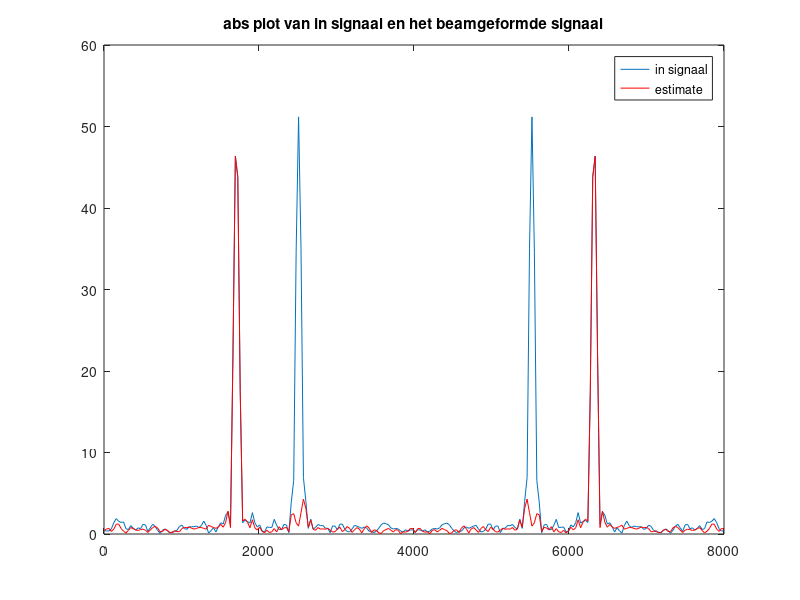
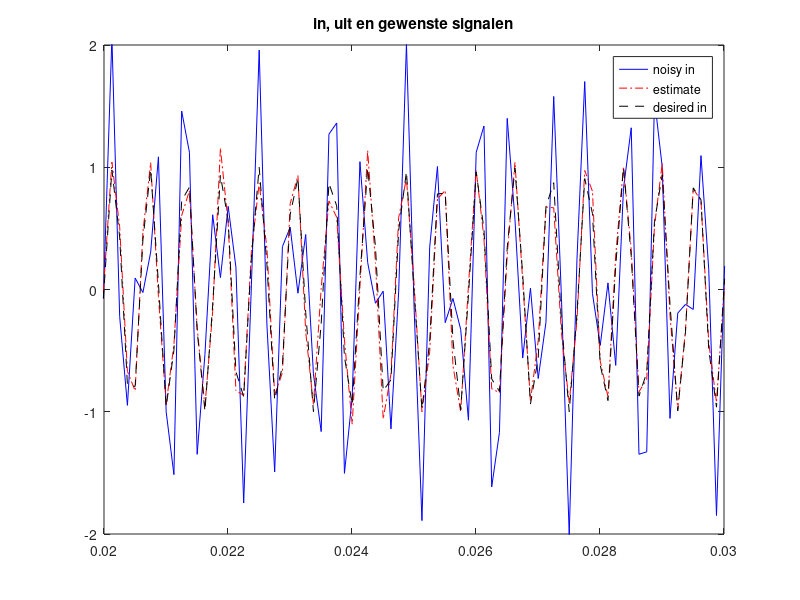
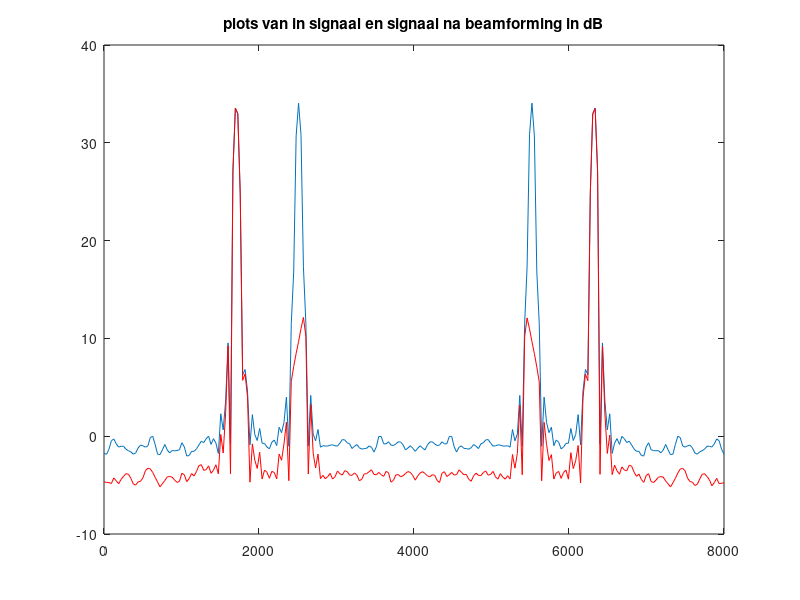

Write the MATLAB code that produced these figures, in order. (Note: this script raises an error after producing the figures.)
close all;
clear all;
clc;
%% INITIALIZE

d = 0.12;                    %afstand tussen de micofoons
N = 2;                      %hoeveelheid microfoons
c = 343;                    %geluidssnelheid
freq = 1700;                %frequency of interest
theta1 = 3*pi/8;          %pi/2;%hoek in radialen
theta2 = pi/2;
fs = 8000;                  % 8000 samples/ s
time_frame = 0.02;          % 20 ms
sptf = fs * time_frame;     % samples per time frame; 160 samples per 20 ms
L = 2^(ceil(log2(sptf)));
noise =0.1;
totaaltijd = 1;

%[bal, sf] = wavread('bal_m.wav');
bal=randn(8000,1);
bal = 10 * bal;
%kerk = 10*wavread('kerk_m.wav');
kerk=randn(8000,1);
%% SIGNAL
tt = linspace(0,totaaltijd, fs * totaaltijd).';
tau1 = d / c * sin(theta1);
tau2 = d / c * sin(theta2);

noise1 = noise*randn(fs*totaaltijd,1);
noise2 = noise*randn(fs*totaaltijd,1);

noise1 = sin(2*pi*2500*tt)+noise1; % noise1 - 0.5*noise; %sin(2*pi*1500*t);%  %%%%%%%%%%%%%%ruisbron
noise2 = sin(2*pi*2500*(tt-tau2))+noise2; % noise2 -0.5*noise;%sin(2*pi*1500*t); %

signal1 = sin(2*pi*freq*tt) + noise1; %sin(2*pi*1500*t);%
signal2 = sin(2*pi*freq*(tt-tau1)) +noise2;%sin(2*pi*1500*t); %

noise = [noise1,noise2];
signal = [signal1,signal2];

%fft_signal = [fft(signal1,L), fft(signal2,L)];
estimate_signal = zeros(256,1);

nr_frames = floor((length(signal1) - sptf) / (sptf/2));
rec_signal = zeros(size(signal(:,1)));
%%%schatten van correlatie matrix
for J = 1 : 50 + 1
    
    win = [sqrt(hanning(sptf)), sqrt(hanning(sptf))];
    frame_noise = noise((sptf/2)*(J-1)+1:(sptf/2)*(J-1)+sptf,:).*(win);
    fft_noise = fft(frame_noise,L);
    
    fft_noise([1,L/2+1],:) = real(fft_noise([1,L/2+1],:));
    part1 = fft_noise(1:L/2+1,:);
    fft_signal = [part1;conj(flipud(part1(2:end-1,:)))];  
    
    for I =1 :L/2+1
              
        noise_cor(1,1,I,J) =   abs(part1(I,1)).^2;
        noise_cor(2,2,I,J) =   abs(part1(I,2)).^2;
        noise_cor(1,2,I,J) =   part1(I,1)*conj(part1(I,2));
        noise_cor(2,1,I,J) =   part1(I,2)*conj(part1(I,1));
    end
     
end
 noise_cor= mean(noise_cor,4);
%%%



for J = 1 : nr_frames + 1
    
    win = [sqrt(hanning(sptf)), sqrt(hanning(sptf))];
    frame_signal = signal((sptf/2)*(J-1)+1:(sptf/2)*(J-1)+sptf,:).*(win);
    fft_signal = fft(frame_signal,L);
    
    fft_signal([1,L/2+1],:) = real(fft_signal([1,L/2+1],:));
    part1 = fft_signal(1:L/2+1,:);
    fft_signal = [part1;conj(flipud(part1(2:end-1,:)))];
     fft_signal_mat(:,J)= fft_signal(:,1);
    %noise_coh_func = corrcoef(fft_signal, fft_signal');
    
    
    for I = 0 : L/2
        %% BOUWEN VAN DE NOISE COHERENCE FUNCTION
        f_center = I * fs / L;
        %     TAU = f_center*d/c;
        %     noise_coh_func = [1 sin(TAU+0.0001)/(TAU+0.0001); sin(TAU+0.0001)/(TAU+0.0001) 1];
        
        %% Berekenen van de center frequencies en de filter weights
        % De delay die gebruikt gaat worden in de weegcoefficienten voor alle
        % center frequencies
        zeta = -1i*2*pi*f_center*d*sin(theta1) / c;
        
        % The amplitude weights
        a_n = 1 / N;
        
        % Delay vector
        c_ = [1; exp(zeta)];
        
             
        % Weight vector
        
        w = (noise_cor(:,:,I+1)\c_) / ((c_'/noise_cor(:,:,I+1))*c_);
        flabber(:,I+1) = w;
        w = conj(w);       
          
        
        
        estimate_signal(I+1) = w.'*fft_signal(I+1,:).';
        
            
        
    end
    fft_estimate_signal_mat(:,J)=  estimate_signal;
    estimate_signal=estimate_signal(1:L/2+1);
    estimate_signal([1,L/2+1],:) = real(    estimate_signal([1,L/2+1],:)); % geforceerd
    estimate_signal=[estimate_signal;flipud(conj(estimate_signal(2:end-1)))];
    td_estimate_signal = real(ifft(estimate_signal(1:L)));
    rec_signal((sptf/2)*(J-1)+1:(sptf/2)*(J-1)+sptf) = rec_signal((sptf/2)*(J-1)+1:(sptf/2)*(J-1)+sptf)+td_estimate_signal(1:sptf).*(sqrt(hanning(sptf)));
end

%% RESULTS


%%PLOTS
figure;
plot(linspace(1,fs,L), abs(fft_signal(:,1)));
hold on
plot(linspace(1,fs,L), abs(estimate_signal),'r');
legend('in signaal', 'estimate')
title('abs plot van in signaal en het beamgeformde signaal')

figure;
plot(linspace(0,totaaltijd,length(signal1)),signal1, 'b');
hold on
plot(linspace(0,totaaltijd,length(rec_signal)),rec_signal, '-.r');
plot(linspace(0,totaaltijd,length(signal1)),sin(2*pi*freq*(tt)), '--k')
legend('noisy in', 'estimate', 'desired in')
title('in, uit en gewenste signalen')
axis([0.02 0.03 -2 2]);

figure;
plot(linspace(1,fs,L),10*log10( mean(abs(fft_signal_mat).^2,2) ) );
hold on
plot(linspace(1,fs,L),10*log10( mean(abs( fft_estimate_signal_mat).^2,2) ) ,'r');
title('plots van in signaal en signaal na beamforming in dB')

%% polar plotje


polarbin = zeros(1,4);
figure;

f_center = linspace(0,fs-fs / (2 * L), L).';
polarfreq = [500, 850, 1250, 1500, 1700, 2000] ;  %polar plot is voor deze frequentie
for i = 1:length(polarfreq);
polarbin(i) = floor(polarfreq(i)/(((fs-fs / (2 * L)))/256));

delta = (c/f_center(polarbin(i)))/d;
[w_dakje polarhoek] = beam_resp(flabber(:,polarbin(i)),L,delta);


subplot(2,ceil(length(polarfreq)/2),i)
polar90(polarhoek, abs(w_dakje));
title(['frequency = ', num2str(polarfreq(i))])

end
